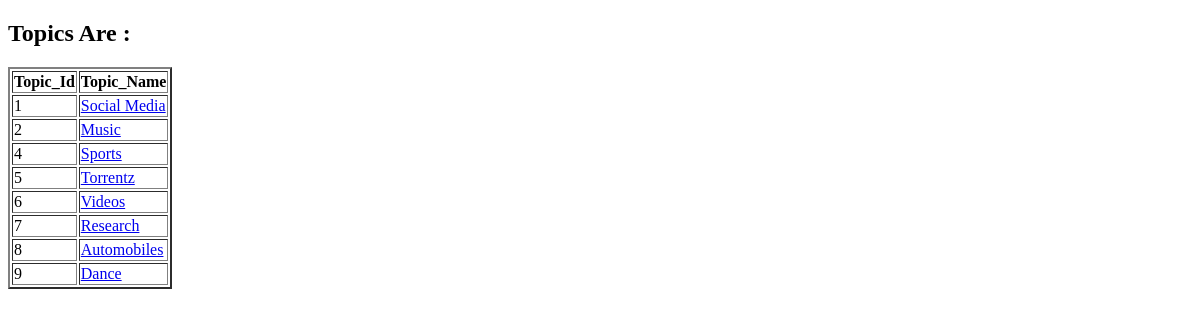
Page /display_topic/ on the earlier database version.
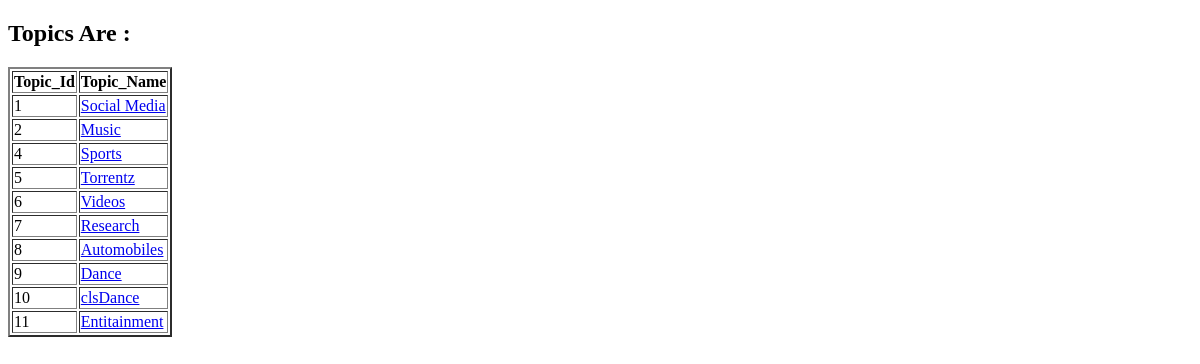
Same page on the later database version.
### myapp/models.py (models this page shows, shortened)
class Topic(models.Model):
    topic_name=models.CharField(max_length=30,unique=True,blank=False,validators=[validators.MaxLengthValidator(10)])

### myapp/views.py (the view)
# urls.py: path('display_topic/',views.display_topics,name="display_topics"),
def display_topics(request):
    topics=Topic.objects.all()
    return render(request,"display_topic.html",\
        context={'topics':topics})

### templates/display_topic.html (shortened to what this page needs)
<!DOCTYPE html>
<html lang="en">
<head>
</head>
<body>
    <h2>Topics Are : </h2>
    <table border="2pt">
        <tr>
            <th>Topic_Id</th>
            <th>Topic_Name</th>
        </tr>
        {% if topics %}
        {% for topic in topics %}
        <tr>
            <td>{{topic.id}}</td>
            <td><a href="{% url 'display_topic' id=topic.id %}">{{topic.topic_name}}</a></td>
        </tr>
        {% endfor %}
        {% endif %}
    </table>
</body>
</html>

Differences in the rows shown:
added Topic: id "10", topic_name "clsDance"
added Topic: id "11", topic_name "Entitainment"
